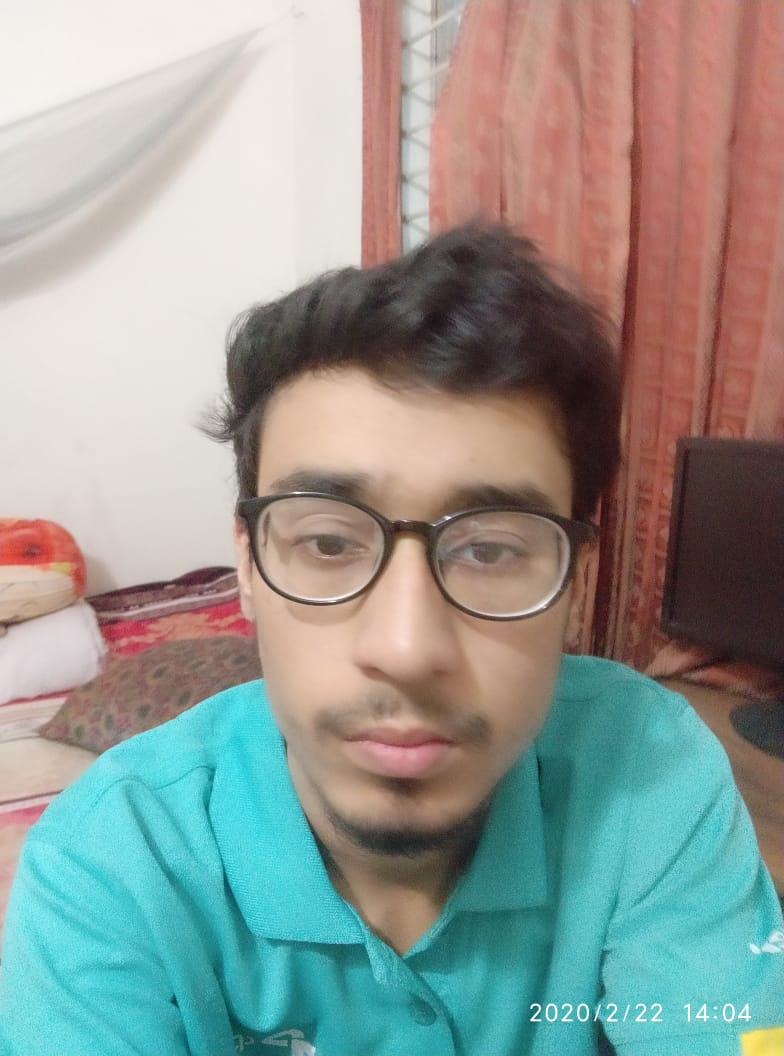
#> input picture Still_Image_Detection_&_Recognition/testImage/imran.jpeg, 784 x 1056 px, found by its file name
$ python 'Still_Image_FaceRecognition(v2).py'
#> lines starting #> are read from the running program, lines starting #| are printed output that depends on the picture; pictures that were not available may be replaced by others from this repository, and a replacement may not be noted
import cv2
import os
import numpy as np

test_img = cv2.imread(r"E:\University\Spring\ArtificialIntelligenceLab\Project\Still_Image_Detection_&_Recognition\testImage\imran.jpeg")
#> test_img is the input picture: shape (1056, 784, 3); mean B, G, R 146.6, 152.7, 146.1

face_cascade = cv2.CascadeClassifier("haarcascade_frontalface_default.xml")
gray_img = cv2.cvtColor(test_img, cv2.COLOR_BGR2GRAY)
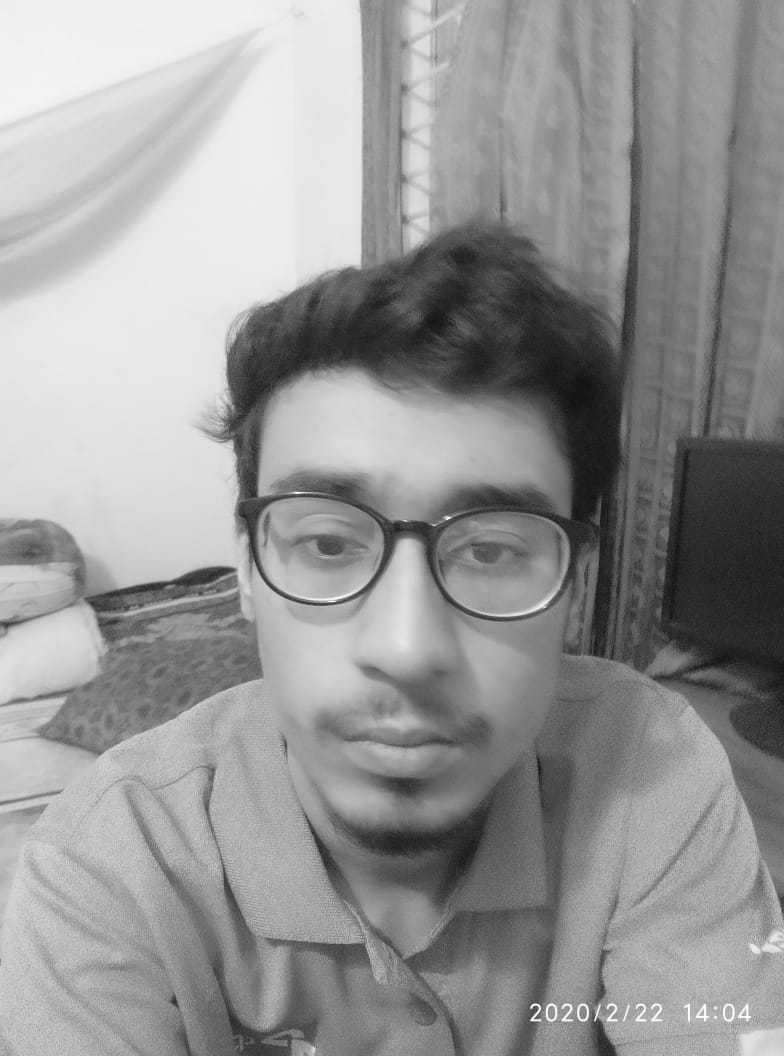
#> gray_img: shape (1056, 784); min 16, max 255, mean 150
face_detected = face_cascade.detectMultiScale(test_img, scaleFactor=1.32, minNeighbors=5)
#> face_detected = [[196, 384, 443, 443]]

faces=[]
faceID=[]
for path, subdirnames, filenames in os.walk(r"E:\University\Spring\ArtificialIntelligenceLab\Project\Still_Image_Detection_&_Recognition\trainImage"):
    for filename in filenames:
        if filename.startswith("."):
            print("Skipping system file")
            continue

        id = os.path.basename(path)
        img_path = os.path.join(path, filename)
        print("img_path:", img_path)
        print("id:", id)

        test_img2 = cv2.imread(img_path)
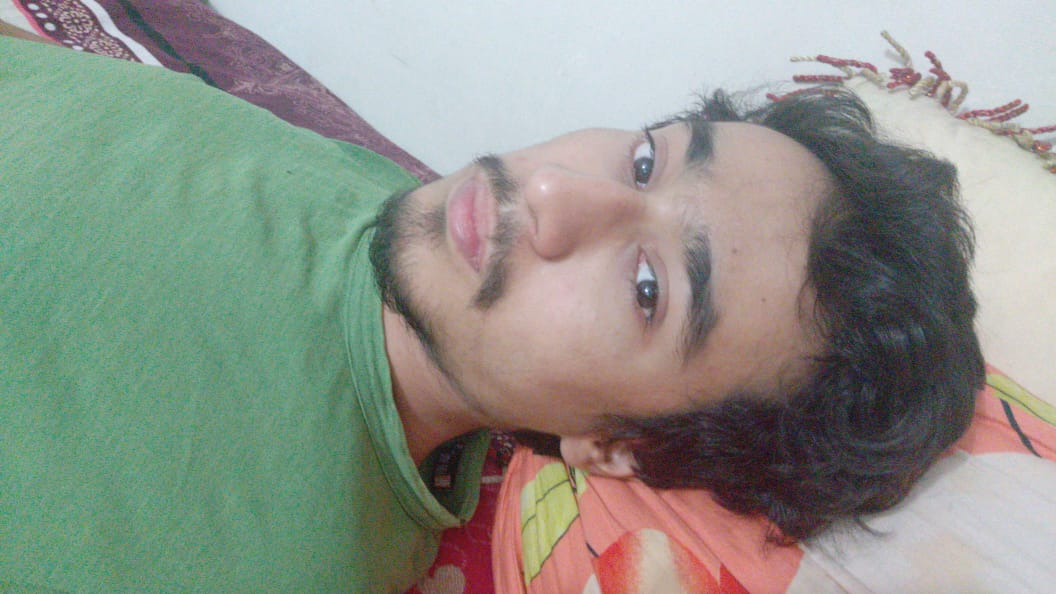
#> input picture Still_Image_Detection_&_Recognition/testImage/modon.jpeg, 1056 x 594 px, given as the content of the folder ceLab/Project/Still_Image_Detection_&_Recognition/trainImage, which was not available
#> test_img2 is the input picture: shape (594, 1056, 3); mean B, G, R 137.7, 147.1, 142.1

        if test_img2 is None:
            print("Image not loaded properly")
            continue

        gray_img2 = cv2.cvtColor(test_img2, cv2.COLOR_BGR2GRAY)
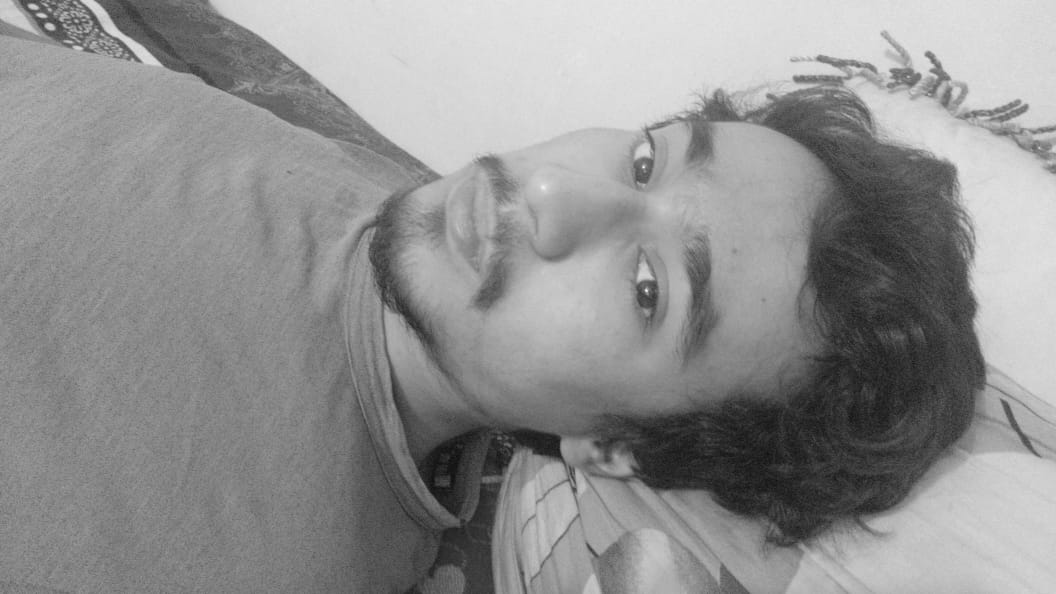
#> gray_img2: shape (594, 1056); min 13, max 246, mean 144.5
        faces_rect = face_cascade.detectMultiScale(gray_img2, scaleFactor=1.32, minNeighbors=5)
#> faces_rect = ()

        if len(faces_rect) != 1:
            continue
        (x,y,w,h) = faces_rect[0]
        roi_gray = gray_img2[y:y+w, x:x+h]
        faces.append(roi_gray)
        faceID.append(int(id))

face_recognizer = cv2.face.LBPHFaceRecognizer_create()
#> (the run stopped early here; a loop or call above may not have finished)
